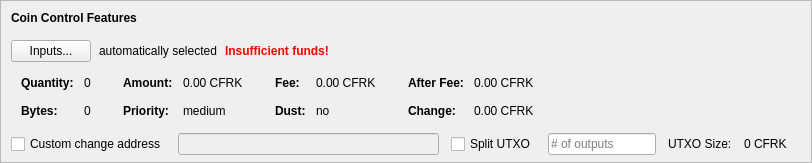
    <widget class="QFrame" name="frameCoinControl">
     <property name="sizePolicy">
      <sizepolicy hsizetype="Expanding" vsizetype="Expanding">
       <horstretch>0</horstretch>
       <verstretch>0</verstretch>
      </sizepolicy>
     </property>
     <property name="maximumSize">
      <size>
       <width>16777215</width>
       <height>16777215</height>
      </size>
     </property>
     <property name="frameShape">
      <enum>QFrame::StyledPanel</enum>
     </property>
     <property name="frameShadow">
      <enum>QFrame::Sunken</enum>
     </property>
     <layout class="QVBoxLayout" name="verticalLayoutCoinControl2">
      <property name="spacing">
       <number>0</number>
      </property>
      <property name="leftMargin">
       <number>0</number>
      </property>
      <property name="topMargin">
       <number>0</number>
      </property>
      <property name="rightMargin">
       <number>0</number>
      </property>
      <property name="bottomMargin">
       <number>6</number>
      </property>
      <item>
       <layout class="QVBoxLayout" name="verticalLayoutCoinControl" stretch="0,0,0,0,1">
        <property name="spacing">
         <number>0</number>
        </property>
        <property name="leftMargin">
         <number>10</number>
        </property>
        <property name="topMargin">
         <number>10</number>
        </property>
        <item>
         <layout class="QHBoxLayout" name="horizontalLayoutCoinControl1">
          <property name="bottomMargin">
           <number>15</number>
          </property>
          <item>
           <widget class="QLabel" name="labelCoinControlFeatures">
            <property name="sizePolicy">
             <sizepolicy hsizetype="Preferred" vsizetype="Maximum">
              <horstretch>0</horstretch>
              <verstretch>0</verstretch>
             </sizepolicy>
            </property>
            <property name="font">
             <font>
              <weight>75</weight>
              <bold>true</bold>
             </font>
            </property>
            <property name="styleSheet">
             <string notr="true">font-weight:bold;</string>
            </property>
            <property name="text">
             <string>Coin Control Features</string>
            </property>
           </widget>
          </item>
         </layout>
        </item>
        <item>
         <layout class="QHBoxLayout" name="horizontalLayoutCoinControl2" stretch="0,0,0,0">
          <property name="spacing">
           <number>8</number>
          </property>
          <property name="bottomMargin">
           <number>10</number>
          </property>
          <item>
           <widget class="QPushButton" name="pushButtonCoinControl">
            <property name="styleSheet">
             <string notr="true"/>
            </property>
            <property name="text">
             <string>Inputs...</string>
            </property>
            <property name="autoDefault">
             <bool>false</bool>
            </property>
           </widget>
          </item>
          <item>
           <widget class="QLabel" name="labelCoinControlAutomaticallySelected">
            <property name="text">
             <string>automatically selected</string>
            </property>
            <property name="margin">
             <number>5</number>
            </property>
           </widget>
          </item>
          <item>
           <widget class="QLabel" name="labelCoinControlInsuffFunds">
            <property name="font">
             <font>
              <weight>75</weight>
              <bold>true</bold>
             </font>
            </property>
            <property name="styleSheet">
             <string notr="true">color:red;font-weight:bold;</string>
            </property>
            <property name="text">
             <string>Insufficient funds!</string>
            </property>
            <property name="margin">
             <number>5</number>
            </property>
           </widget>
          </item>
          <item>
           <spacer name="horizontalSpacerCoinControl">
            <property name="orientation">
             <enum>Qt::Horizontal</enum>
            </property>
            <property name="sizeHint" stdset="0">
             <size>
              <width>40</width>
              <height>1</height>
             </size>
            </property>
           </spacer>
          </item>
         </layout>
        </item>
        <item>
         <widget class="QWidget" name="widgetCoinControl" native="true">
          <property name="sizePolicy">
           <sizepolicy hsizetype="Preferred" vsizetype="Preferred">
            <horstretch>0</horstretch>
            <verstretch>0</verstretch>
           </sizepolicy>
          </property>
          <property name="minimumSize">
           <size>
            <width>0</width>
            <height>0</height>
           </size>
          </property>
          <property name="styleSheet">
           <string notr="true"/>
          </property>
          <layout class="QHBoxLayout" name="horizontalLayoutCoinControl5">
           <property name="leftMargin">
            <number>0</number>
           </property>
           <property name="topMargin">
            <number>0</number>
           </property>
           <property name="rightMargin">
            <number>0</number>
           </property>
           <property name="bottomMargin">
            <number>0</number>
           </property>
           <item>
            <layout class="QHBoxLayout" name="horizontalLayoutCoinControl3" stretch="0,0,0,1">
             <property name="spacing">
              <number>20</number>
             </property>
             <property name="topMargin">
              <number>0</number>
             </property>
             <property name="bottomMargin">
              <number>10</number>
             </property>
             <item>
              <layout class="QFormLayout" name="formLayoutCoinControl1">
               <property name="horizontalSpacing">
                <number>10</number>
               </property>
               <property name="verticalSpacing">
                <number>14</number>
               </property>
               <property name="leftMargin">
                <number>10</number>
               </property>
               <property name="topMargin">
                <number>4</number>
               </property>
               <property name="rightMargin">
                <number>6</number>
               </property>
               <item row="0" column="0">
                <widget class="QLabel" name="labelCoinControlQuantityText">
                 <property name="font">
                  <font>
                   <weight>75</weight>
                   <bold>true</bold>
                  </font>
                 </property>
                 <property name="text">
                  <string>Quantity:</string>
                 </property>
                 <property name="margin">
                  <number>0</number>
                 </property>
                </widget>
               </item>
               <item row="0" column="1">
                <widget class="QLabel" name="labelCoinControlQuantity">
                 <property name="cursor">
                  <cursorShape>IBeamCursor</cursorShape>
                 </property>
                 <property name="contextMenuPolicy">
                  <enum>Qt::ActionsContextMenu</enum>
                 </property>
                 <property name="text">
                  <string notr="true">0</string>
                 </property>
                 <property name="margin">
                  <number>0</number>
                 </property>
                 <property name="textInteractionFlags">
                  <set>Qt::LinksAccessibleByMouse|Qt::TextSelectableByKeyboard|Qt::TextSelectableByMouse</set>
                 </property>
                </widget>
               </item>
               <item row="1" column="0">
                <widget class="QLabel" name="labelCoinControlBytesText">
                 <property name="font">
                  <font>
                   <weight>75</weight>
                   <bold>true</bold>
                  </font>
                 </property>
                 <property name="text">
                  <string>Bytes:</string>
                 </property>
                </widget>
               </item>
               <item row="1" column="1">
                <widget class="QLabel" name="labelCoinControlBytes">
                 <property name="cursor">
                  <cursorShape>IBeamCursor</cursorShape>
                 </property>
                 <property name="contextMenuPolicy">
                  <enum>Qt::ActionsContextMenu</enum>
                 </property>
                 <property name="text">
                  <string notr="true">0</string>
                 </property>
                 <property name="textInteractionFlags">
                  <set>Qt::LinksAccessibleByMouse|Qt::TextSelectableByKeyboard|Qt::TextSelectableByMouse</set>
                 </property>
                </widget>
               </item>
              </layout>
             </item>
             <item>
              <layout class="QFormLayout" name="formLayoutCoinControl2">
               <property name="horizontalSpacing">
                <number>10</number>
               </property>
               <property name="verticalSpacing">
                <number>14</number>
               </property>
               <property name="leftMargin">
                <number>6</number>
               </property>
               <property name="topMargin">
                <number>4</number>
               </property>
               <property name="rightMargin">
                <number>6</number>
               </property>
               <item row="0" column="0">
                <widget class="QLabel" name="labelCoinControlAmountText">
                 <property name="font">
                  <font>
                   <weight>75</weight>
                   <bold>true</bold>
                  </font>
                 </property>
                 <property name="text">
                  <string>Amount:</string>
                 </property>
                 <property name="margin">
                  <number>0</number>
                 </property>
                </widget>
               </item>
               <item row="0" column="1">
                <widget class="QLabel" name="labelCoinControlAmount">
                 <property name="cursor">
                  <cursorShape>IBeamCursor</cursorShape>
                 </property>
                 <property name="contextMenuPolicy">
                  <enum>Qt::ActionsContextMenu</enum>
                 </property>
                 <property name="text">
                  <string notr="true">0.00 CFRK</string>
                 </property>
                 <property name="textInteractionFlags">
                  <set>Qt::LinksAccessibleByMouse|Qt::TextSelectableByKeyboard|Qt::TextSelectableByMouse</set>
                 </property>
                </widget>
               </item>
               <item row="1" column="0">
                <widget class="QLabel" name="labelCoinControlPriorityText">
                 <property name="font">
                  <font>
                   <weight>75</weight>
                   <bold>true</bold>
                  </font>
                 </property>
                 <property name="text">
                  <string>Priority:</string>
                 </property>
                </widget>
               </item>
               <item row="1" column="1">
                <widget class="QLabel" name="labelCoinControlPriority">
                 <property name="cursor">
                  <cursorShape>IBeamCursor</cursorShape>
                 </property>
                 <property name="contextMenuPolicy">
                  <enum>Qt::ActionsContextMenu</enum>
                 </property>
                 <property name="text">
                  <string>medium</string>
                 </property>
                 <property name="textInteractionFlags">
                  <set>Qt::LinksAccessibleByMouse|Qt::TextSelectableByKeyboard|Qt::TextSelectableByMouse</set>
                 </property>
                </widget>
               </item>
              </layout>
             </item>
             <item>
              <layout class="QFormLayout" name="formLayoutCoinControl3">
               <property name="horizontalSpacing">
                <number>10</number>
               </property>
               <property name="verticalSpacing">
                <number>14</number>
               </property>
               <property name="leftMargin">
                <number>6</number>
               </property>
               <property name="topMargin">
                <number>4</number>
               </property>
               <property name="rightMargin">
                <number>6</number>
               </property>
               <item row="0" column="0">
                <widget class="QLabel" name="labelCoinControlFeeText">
                 <property name="font">
                  <font>
                   <weight>75</weight>
                   <bold>true</bold>
                  </font>
                 </property>
                 <property name="text">
                  <string>Fee:</string>
                 </property>
                 <property name="margin">
                  <number>0</number>
                 </property>
                </widget>
               </item>
               <item row="0" column="1">
                <widget class="QLabel" name="labelCoinControlFee">
                 <property name="cursor">
                  <cursorShape>IBeamCursor</cursorShape>
                 </property>
                 <property name="contextMenuPolicy">
                  <enum>Qt::ActionsContextMenu</enum>
                 </property>
                 <property name="text">
                  <string notr="true">0.00 CFRK</string>
                 </property>
                 <property name="textInteractionFlags">
                  <set>Qt::LinksAccessibleByMouse|Qt::TextSelectableByKeyboard|Qt::TextSelectableByMouse</set>
                 </property>
                </widget>
               </item>
               <item row="1" column="0">
                <widget class="QLabel" name="labelCoinControlLowOutputText">
                 <property name="font">
                  <font>
                   <weight>75</weight>
                   <bold>true</bold>
                  </font>
                 </property>
                 <property name="text">
                  <string>Dust:</string>
                 </property>
                </widget>
               </item>
               <item row="1" column="1">
                <widget class="QLabel" name="labelCoinControlLowOutput">
                 <property name="cursor">
                  <cursorShape>IBeamCursor</cursorShape>
                 </property>
                 <property name="contextMenuPolicy">
                  <enum>Qt::ActionsContextMenu</enum>
                 </property>
                 <property name="text">
                  <string>no</string>
                 </property>
                 <property name="textInteractionFlags">
                  <set>Qt::LinksAccessibleByMouse|Qt::TextSelectableByKeyboard|Qt::TextSelectableByMouse</set>
                 </property>
                </widget>
               </item>
              </layout>
             </item>
             <item>
              <layout class="QFormLayout" name="formLayoutCoinControl4">
               <property name="horizontalSpacing">
                <number>10</number>
               </property>
               <property name="verticalSpacing">
                <number>14</number>
               </property>
               <property name="leftMargin">
                <number>6</number>
               </property>
               <property name="topMargin">
                <number>4</number>
               </property>
               <property name="rightMargin">
                <number>6</number>
               </property>
               <item row="0" column="0">
                <widget class="QLabel" name="labelCoinControlAfterFeeText">
                 <property name="font">
                  <font>
                   <weight>75</weight>
                   <bold>true</bold>
                  </font>
                 </property>
                 <property name="text">
                  <string>After Fee:</string>
                 </property>
                 <property name="margin">
                  <number>0</number>
                 </property>
                </widget>
               </item>
               <item row="0" column="1">
                <widget class="QLabel" name="labelCoinControlAfterFee">
                 <property name="cursor">
                  <cursorShape>IBeamCursor</cursorShape>
                 </property>
                 <property name="contextMenuPolicy">
                  <enum>Qt::ActionsContextMenu</enum>
                 </property>
                 <property name="text">
                  <string notr="true">0.00 CFRK</string>
                 </property>
                 <property name="textInteractionFlags">
                  <set>Qt::LinksAccessibleByMouse|Qt::TextSelectableByKeyboard|Qt::TextSelectableByMouse</set>
                 </property>
                </widget>
               </item>
               <item row="1" column="0">
                <widget class="QLabel" name="labelCoinControlChangeText">
                 <property name="font">
                  <font>
                   <weight>75</weight>
                   <bold>true</bold>
                  </font>
                 </property>
                 <property name="text">
                  <string>Change:</string>
                 </property>
                </widget>
               </item>
               <item row="1" column="1">
                <widget class="QLabel" name="labelCoinControlChange">
                 <property name="cursor">
                  <cursorShape>IBeamCursor</cursorShape>
                 </property>
                 <property name="contextMenuPolicy">
                  <enum>Qt::ActionsContextMenu</enum>
                 </property>
                 <property name="text">
                  <string notr="true">0.00 CFRK</string>
                 </property>
                 <property name="textInteractionFlags">
                  <set>Qt::LinksAccessibleByMouse|Qt::TextSelectableByKeyboard|Qt::TextSelectableByMouse</set>
                 </property>
                </widget>
               </item>
              </layout>
             </item>
            </layout>
           </item>
          </layout>
         </widget>
        </item>
        <item>
         <layout class="QHBoxLayout" name="horizontalLayoutCoinControl4" stretch="0,0,0,0,0,0,0">
          <property name="spacing">
           <number>12</number>
          </property>
          <property name="sizeConstraint">
           <enum>QLayout::SetDefaultConstraint</enum>
          </property>
          <property name="topMargin">
           <number>5</number>
          </property>
          <property name="rightMargin">
           <number>5</number>
          </property>
          <item>
           <widget class="QCheckBox" name="checkBoxCoinControlChange">
            <property name="toolTip">
             <string>If this is activated, but the change address is empty or invalid, change will be sent to a newly generated address.</string>
            </property>
            <property name="text">
             <string>Custom change address</string>
            </property>
           </widget>
          </item>
          <item>
           <widget class="QValidatedLineEdit" name="lineEditCoinControlChange">
            <property name="enabled">
             <bool>false</bool>
            </property>
            <property name="sizePolicy">
             <sizepolicy hsizetype="Expanding" vsizetype="Fixed">
              <horstretch>0</horstretch>
              <verstretch>0</verstretch>
             </sizepolicy>
            </property>
           </widget>
          </item>
          <item>
           <widget class="QCheckBox" name="splitBlockCheckBox">
            <property name="text">
             <string>Split UTXO</string>
            </property>
           </widget>
          </item>
          <item>
           <widget class="QLineEdit" name="splitBlockLineEdit">
            <property name="sizePolicy">
             <sizepolicy hsizetype="Fixed" vsizetype="Fixed">
              <horstretch>50</horstretch>
              <verstretch>0</verstretch>
             </sizepolicy>
            </property>
            <property name="placeholderText">
             <string># of outputs</string>
            </property>
           </widget>
          </item>
          <item>
           <widget class="QLabel" name="labelBlockSizeText">
            <property name="text">
             <string>UTXO Size:</string>
            </property>
           </widget>
          </item>
          <item>
           <widget class="QLabel" name="labelBlockSize">
            <property name="text">
             <string>0 CFRK</string>
            </property>
           </widget>
          </item>
          <item>
           <widget class="QLabel" name="labelCoinControlChangeLabel">
            <property name="sizePolicy">
             <sizepolicy hsizetype="Preferred" vsizetype="Expanding">
              <horstretch>0</horstretch>
              <verstretch>0</verstretch>
             </sizepolicy>
            </property>
            <property name="minimumSize">
             <size>
              <width>0</width>
              <height>0</height>
             </size>
            </property>
            <property name="text">
             <string/>
            </property>
            <property name="margin">
             <number>3</number>
            </property>
           </widget>
          </item>
         </layout>
        </item>
        <item>
         <spacer name="verticalSpacerCoinControl">
          <property name="orientation">
           <enum>Qt::Vertical</enum>
          </property>
          <property name="sizeHint" stdset="0">
           <size>
            <width>800</width>
            <height>1</height>
           </size>
          </property>
         </spacer>
        </item>
       </layout>
      </item>
     </layout>
    </widget>
